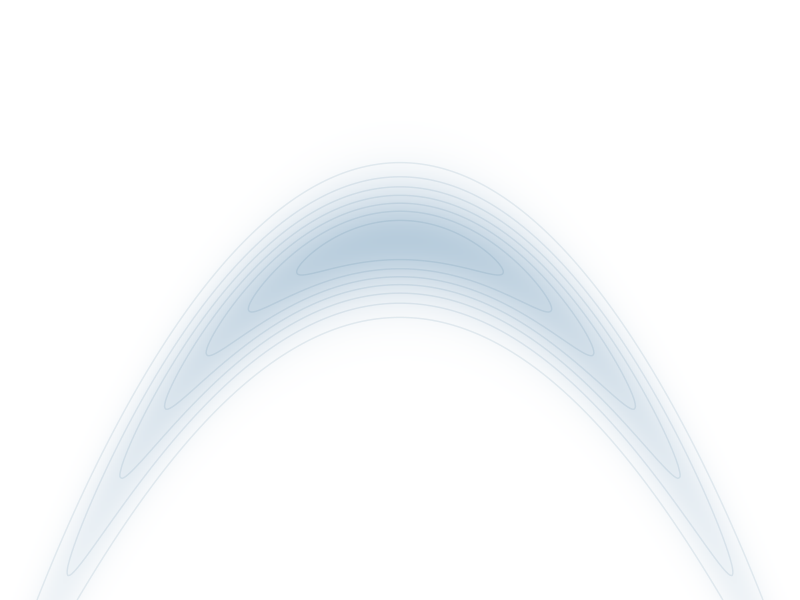
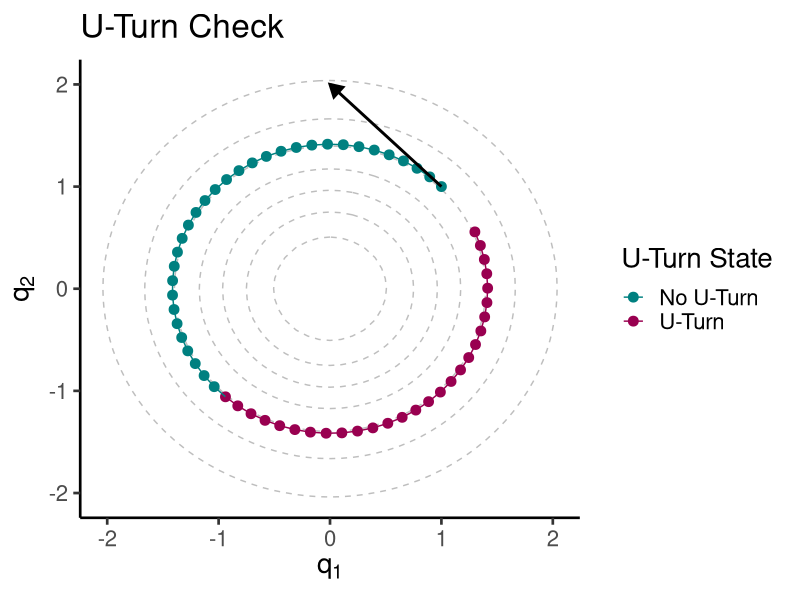
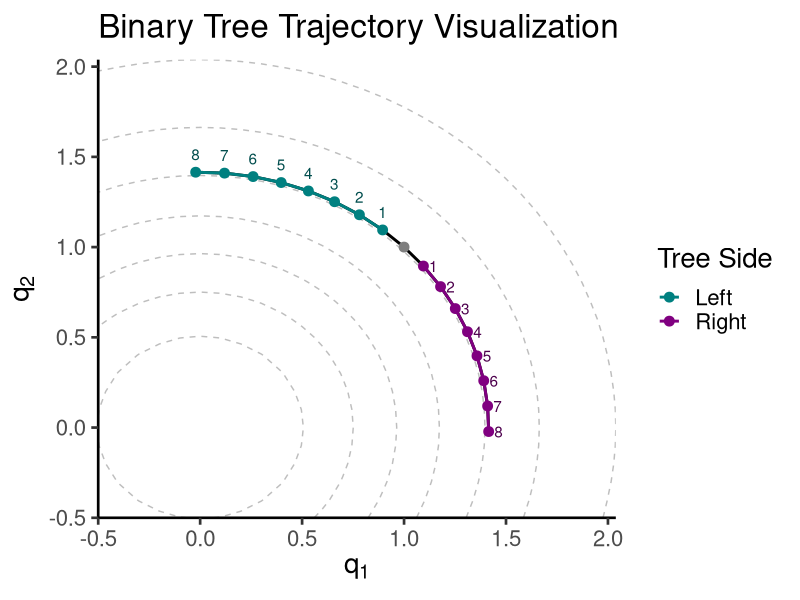
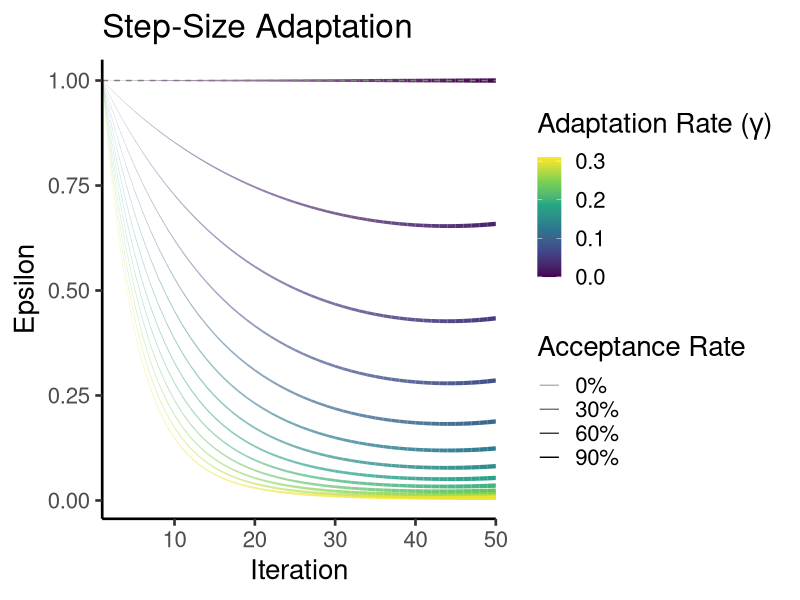
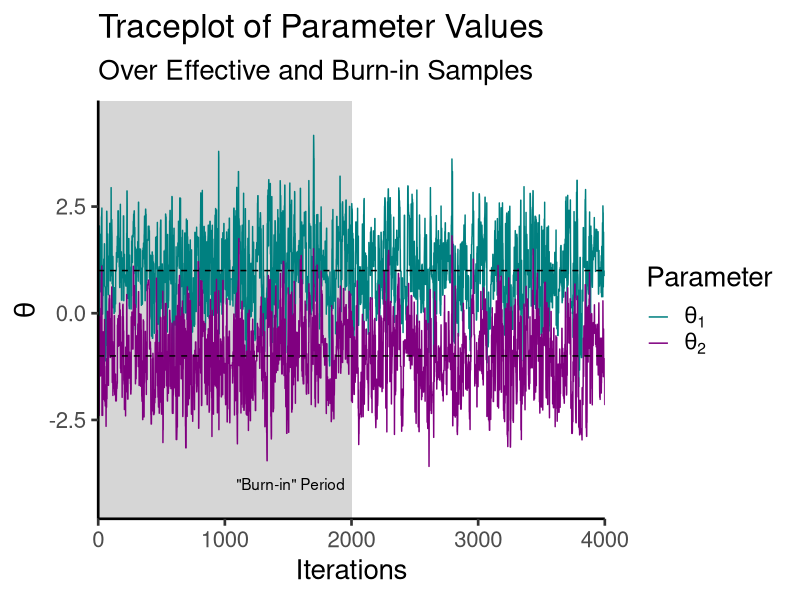
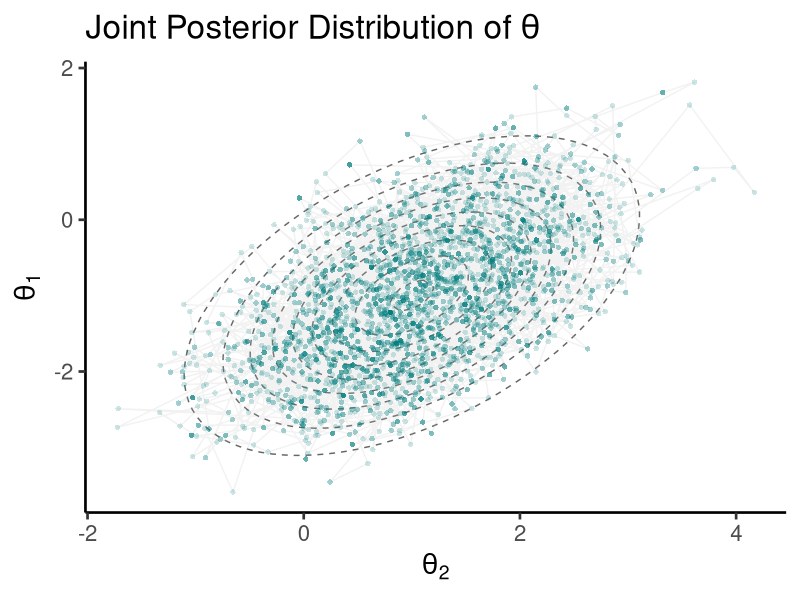

Recreate these plots in R, in order.
## ---- chunk 1
#| include: false
library(ggplot2)
library(data.table)

theme_set(new = theme_classic(base_size = 20))
## ---- chunk 2
#| code-fold: true

xy_seq <- seq(-3, 3, .01)
df <- expand.grid(x = xy_seq, y = xy_seq)
df$z <- with(df, {
  x_square <- (x^2)
  yx_square <- ((y - x_square)^2) / .1
  exp(-0.5 * x_square - 0.5 * yx_square)
})

ggplot(df, aes(x, -y, z = z)) +
  geom_raster(aes(fill = z), show.legend = FALSE) +
  geom_contour(bins = 8, show.legend = FALSE, alpha = .1, col = "#206080") +
  scale_y_continuous(limits = c(-3,2), expand = c(0,0), 
                     oob = scales::squish_infinite) +
  scale_x_continuous(limits = c(-2,2), expand = c(0,0), 
                     oob = scales::squish_infinite) +
  scale_fill_gradient(low = "white", high = "#B7CCDC") +
  theme_void()
## ---- chunk 3
#| code-fold: true

q0 <- c(1, 1)
p0 <- c(-1, 1)
epsilon <- 0.1
steps <- 60
Sigma <- diag(1,2)

xy_seq <- seq(-3, 3, by = .1)
dens_df <- expand.grid(x = xy_seq, y = xy_seq)
dens_df$z <- mvtnorm::dmvnorm(dens_df, c(0,0), Sigma)

positions <- matrix(0, nrow = steps, ncol = length(q0))
positions[1, ] <- q0

## Simplified leapfrog steps
q <- q0; p <- p0
for (i in 2:steps) {
  p_half <- p + (epsilon / 2) * (-q)  # Half-step for momentum
  q <- q + epsilon * p_half           # Full-step for position
  p <- p_half + (epsilon / 2) * (-q)  # Second half-step for momentum
  positions[i, ] <- q
}

# Check U-Turn
uturn_check <- apply(positions, 1, function(qp) {
  sum((qp - q0) * p0) < 0
})

plot_data <- data.table(x = positions[, 1], 
                        y = positions[, 2], 
                        is_uturn = uturn_check)

ggplot(plot_data, aes(x = x, y = y)) +
  geom_contour(data = dens_df, aes(x, y, z = z), col = "gray", 
               linetype = 2) +
  geom_point(aes(color = is_uturn), size = 3) +
  geom_path(aes(color = is_uturn, group = 1)) +
  annotate(geom = "segment", 
           x = q0[1], y = q0[2], 
           xend = q0[1] + p0[1], yend = q0[2] + p0[2], 
           arrow = arrow(length = unit(1/3, "cm"), type = "closed"), 
           lwd = 1, linejoin = "mitre") +
  labs(title = "U-Turn Check", 
       x = expression(q[1]), 
       y = expression(q[2])) +
  scale_color_manual(values = c("#008080", "#990050"), 
                     labels = c("No U-Turn", "U-Turn"),
                     name = "U-Turn State")
## ---- chunk 4
# Log-posterior function
log_posterior <- function(q, Sigma, mu) {
  diff <- q - mu
  -0.5 * t(diff) %*% solve(Sigma) %*% diff - 0.5 * log(det(Sigma))
}

## Gradient of Log-posterior
grad_log_posterior <- function(q, Sigma, mu) {
  -solve(Sigma, q - mu)
}
## ---- chunk 5
# Leapfrog integration
leapfrog <- function(q, p, grad_func, epsilon, Sigma, mu) {
  grad_q <- grad_func(q, Sigma, mu) # Gradient calculation
  p <- p + (epsilon / 2) * grad_q # Half-step for momentum
  q <- q + epsilon * p # Full-step for position
  grad_q <- grad_func(q, Sigma, mu)
  p <- p + (epsilon / 2) * grad_q # Half-step for momentum
  list(q = q, p = p)
}

## ---- chunk 6
# Initialization
nuts_init <- function(q0, Sigma, mu, epsilon) {
  list(
    q = q0, # Initial position
    mu = mu,
    p = rnorm(length(q0), 0, 1), # Initial random momentum
    epsilon = epsilon # Initial step size (this will be adapted later)
  )
}

# Example initialization
q0 <- c(0, 0) # Starting position
mu <- c(-1,1) # Target location
epsilon = 0.1 # Step size

nuts_state <- nuts_init(q0, Sigma, mu, epsilon)
## ---- chunk 7
#| code-fold: show

# U-turn check (dot product of momentum vectors)
is_uturn <- function(q_left, q_right, p_left, p_right) {
  (sum((q_right - q_left) * p_left) < 0) || 
    (sum((q_right - q_left) * p_right) < 0)
}

# Build a trajectory (doubling until U-turn)
build_trajectory <- function(q, p, grad_func, epsilon, Sigma, mu) {
  q_left <- q
  p_left <- p
  q_right <- q
  p_right <- p
  trajectory <- list(q = q, p = p)
  
  j <- 0
  while (!is_uturn(q_left, q_right, p_left, p_right) && j < 10) {
    if (runif(1) < 0.5) {
      # Expand left
      leapfrog_result <- leapfrog(q_left, p_left, grad_func, -epsilon, Sigma, mu)
      q_left <- leapfrog_result$q
      p_left <- leapfrog_result$p
    } else {
      # Expand right
      leapfrog_result <- leapfrog(q_right, p_right, grad_func, epsilon, Sigma, mu)
      q_right <- leapfrog_result$q
      p_right <- leapfrog_result$p
    }
    trajectory$q <- cbind(trajectory$q, leapfrog_result$q)
    trajectory$p <- cbind(trajectory$p, leapfrog_result$p)
    j <- j + 1
  }
  index <- sample(1:ncol(trajectory$q), 1)
  list(q = trajectory$q[, index], p = trajectory$p[, index])
}
## ---- chunk 8
#| code-fold: true

nsteps <- 1000
positions <- matrix(NA, nrow = nsteps, ncol = 2)

xy_seq <- seq(-.5, 3, by = .1)
dens_df <- expand.grid(x = xy_seq, y = xy_seq)
dens_df$z <- mvtnorm::dmvnorm(dens_df, c(0,0), diag(1,2))

set.seed(42)
for (i in seq_len(nsteps)) {
  positions[i,] <- build_trajectory(
    q = c(1, 1),
    p = c(-1, 1),
    grad_func = grad_log_posterior,
    epsilon = 0.1,
    Sigma = diag(1,2),
    mu = c(0,0)
  )$q
}

positions <- unique(positions) |> 
  data.table::as.data.table()

positions[V1 > 1, side := "Right"]
positions[V1 < 1, side := "Left"]
positions[V1 == 1, side := "Initial Position"]

ggplot(positions, aes(x = V1, y = V2)) +
  geom_contour(data = dens_df, aes(x, y, z = z), col = "gray", 
               linetype = 2) +
  geom_line(linewidth = 1) +
  geom_line(aes(col = side), linewidth = 1) +
  geom_point(aes(col = side), size = 3) +
  labs(title = "Binary Tree Trajectory Visualization", 
       x = expression(q[1]), y = expression(q[2]),
       col = "Tree Side") +
  scale_color_manual(values = c(rgb(0,0.5,0.5,1),
                                rgb(0.5,0,0.5,1),
                                rgb(0.2,0.2,0.2,1)),
                     breaks = c("Left", "Right")) +
  annotate(geom = "text", 
           x = positions[side=="Left"][order(V2), V1],
           y = positions[side=="Left"][order(V2), V2] + .1,
           label = 1:8, col = rgb(0,0.3,0.3,1)) +
  annotate(geom = "text", 
           x = positions[side=="Right"][order(V1), V1] + .05,
           y = positions[side=="Right"][order(V1), V2],
           label = 1:8, col = rgb(0.3,0,0.3,1)) +
  scale_x_continuous(expand = c(0,0)) +
  scale_y_continuous(expand = c(0,0))
## ---- chunk 9
# Metropolis-Hastings acceptance probability
acceptance_prob <- function(current_logp, proposed_logp) {
  min(1, exp(proposed_logp - current_logp))
}
## ---- chunk 10
#| code-fold: false

adapt_epsilon <- function(epsilon, lambda_ca, lambda_ta = 0.8, gamma = 0.5) {
  delta <- lambda_ca - lambda_ta
  epsilon <- epsilon * exp(gamma * delta)
  epsilon
}
## ---- chunk 11
#| code-fold: TRUE

epsilons <- numeric(50)
  accept_rates <- seq(0, 0.9, length.out = 50)
  epsilons[1] <- 1.0
  gammas <- seq(0, 0.30, by = 0.025)
  plot_data <- list()
  
  for (i in seq_along(gammas)) {
    for (j in 2:length(epsilons)) {
      epsilons[j] <- adapt_epsilon(
        epsilon = epsilons[j - 1], 
        lambda_ca = accept_rates[j], 
        lambda_ta = 0.8,
        gamma = gammas[i])
    }
    plot_data[[i]] <- data.table::data.table(
      iteration = 1:50,
      epsilon = epsilons,
      gamma = gammas[i],
      accept_rate = accept_rates
    )
  }
  
  plot_data <- data.table::rbindlist(plot_data)
  
  ggplot(plot_data, aes(x = iteration, y = epsilon, col = gamma, group = gamma)) +
    geom_line(aes(linewidth = accept_rate, alpha = accept_rate)) +
    labs(title = "Step-Size Adaptation", x = "Iteration", 
         y = "Epsilon", col = expression("Adaptation Rate ("*gamma*")")) +
    geom_hline(yintercept = 1, linewidth = 1/2, color = "gray50", linetype = 2) +
    scale_alpha_continuous(range = c(0.3,1), name = "Acceptance Rate",
                           labels = scales::label_percent(),
                           limits = c(0, .9), 
                           breaks = c(0, .3, .6, .9)) +
    scale_linewidth_continuous(range = c(0.1, 1.5), 
                               name = NULL, labels = NULL, breaks = NULL) +
    scale_x_continuous(expand = c(0,0)) +
    scale_color_viridis_c(limits = c(0, .31))
## ---- chunk 12
# Full NUTS sampler
nuts <- function(log_posterior, grad_log_posterior, 
                 q0, Sigma, mu, 
                 epsilon, lambda_ta, gamma,
                 n_samples = 1000, n_warmup = 500) {
  # Initialization
  nuts_state <- nuts_init(q0, Sigma, mu, epsilon)
  samples <- matrix(0, nrow = n_samples + n_warmup, ncol = length(q0))
  
  # Warmup phase for step size adaptation
  for (i in 1:n_warmup) {
    nuts_state$p <- rnorm(length(q0), 0, 1) # Resample momentum
    trajectory <- build_trajectory(nuts_state$q, nuts_state$p, grad_log_posterior, nuts_state$epsilon, Sigma, mu)
    
    #Metropolis Hastings
    current_logp <- log_posterior(nuts_state$q, Sigma, mu)
    proposed_logp <- log_posterior(trajectory$q, Sigma, mu)
  
    acc_rate <- acceptance_prob(current_logp, proposed_logp)
    
    if(runif(1) < acc_rate){
      nuts_state$q <- trajectory$q
    }
    
    ## Adaptative epsilon
    nuts_state$epsilon <- adapt_epsilon(epsilon, acc_rate, lambda_ta, gamma)
    
    samples[i, ] <- nuts_state$q
  }
  
  # Sampling phase
  for (i in 1:n_samples) {
    nuts_state$p <- rnorm(length(q0), 0, 1) # Resample momentum
    trajectory <- build_trajectory(nuts_state$q, nuts_state$p, grad_log_posterior, nuts_state$epsilon, Sigma, mu)
    
    #Metropolis Hastings
    current_logp <- log_posterior(nuts_state$q, Sigma, mu)
    proposed_logp <- log_posterior(trajectory$q, Sigma, mu)
  
    if(runif(1) < acceptance_prob(current_logp, proposed_logp)){
      nuts_state$q <- trajectory$q
    }
    
    samples[i + n_warmup, ] <- nuts_state$q
  }
  
  samples
}
## ---- chunk 13
#| code-fold: false

## Initial parameters
q0 <- c(0, 0)    # Starting positions
mu <- c(1, -1)   # Target location of the distribution
epsilon <- 0.5   # (Initial) Step size for HMC exploring
lambda_ta <- .75 # Target acceptance rate
gamma <- 0.5     # Adaptation rate for epsilon

# Variance-Covariance Matrix
Sigma <- matrix(
  data = c(1, 0.5, 
           0.5, 1), 
  nrow = 2
)

set.seed(1234) # Seed for reproducibility

# Our main function — HMC-NUTS sampler
samples <- nuts(
  log_posterior, grad_log_posterior,         # Distribution functions
  q0, Sigma, mu,                             # Target parameters
  epsilon, lambda_ta, gamma,
  n_samples = 2000, n_warmup = 2000 # Sampler hyperparameter
)
## ---- chunk 14
#| code-fold: true

plot_df <- as.data.table(samples)
plot_df[, iter := seq_len(.N)]

plot_df <- melt(plot_df, id.vars = "iter")

ggplot(plot_df, aes(iter, value, col = variable)) +
  annotate(geom = "ribbon", alpha = 1/5,
           x = c(0, 2000), ymin = -Inf, ymax = Inf) +
  annotate(geom = "text", x = 1950, y = -4, 
           label = "\"Burn-in\" Period", hjust = 1) +
  geom_line(linewidth = 1/2) +
  geom_hline(yintercept = c(-1,1), linetype = 2) +
  labs(color = "Parameter", y = expression(theta), x = "Iterations",
       title = "Traceplot of Parameter Values",
       subtitle = "Over Effective and Burn-in Samples") +
  scale_color_manual(values = c(rgb(0,.5,.5,1),rgb(.5,0,.5,1)),
                     labels = c("theta[1]", "theta[2]") |> 
                       scales::label_parse()()) +
  scale_y_continuous(expand = c(0.1,0)) +
  scale_x_continuous(expand = c(0,0))
## ---- chunk 15
#True density
xy_seq <- seq(-4, 4, by = .1)
dens_df <- expand.grid(x = xy_seq, y = xy_seq)
dens_df$z <- mvtnorm::dmvnorm(dens_df, mu, Sigma)

ggplot(data = data.frame(samples), aes(x = X1, X2))+
  geom_contour(data = dens_df, aes(x, y, z = z), 
               col = "gray40", linetype = 2) +
  geom_path(alpha = .2, col = "gray") +
  geom_point(col = rgb(0,0.5,0.5,1), alpha = 1/5, pch = 16) +
  labs(x = expression(theta[2]), y = expression(theta[1]),
       title = expression("Joint Posterior Distribution of"~theta))
## ---- chunk 16
# Calculate ESS for each parameter
coda::mcmc(samples, start = 2000 + 1) |> 
  coda::effectiveSize()
## ---- chunk 17
#| code-fold: false

n_chains <- 4 # Number of independent chains

set.seed(1234) # Seed for reproducibility

# Our main function within a lapply() statement for looping
nuts_model <- lapply(seq_len(n_chains), function(x) {
  samples <- nuts(
    log_posterior, grad_log_posterior,
    q0, Sigma, mu,
    epsilon, lambda_ta, gamma,
    n_samples = 2000, n_warmup = 2000
  )
  `dimnames<-`(samples, list(NULL, c("theta_1", "theta_2")))
})
## ---- chunk 18
# Calculate R-hat
nuts_model |> 
  lapply(coda::mcmc, start = 2e3 + 1) |> 
  coda::mcmc.list() |> 
  coda::gelman.diag() |> 
  lapply(round,3)
